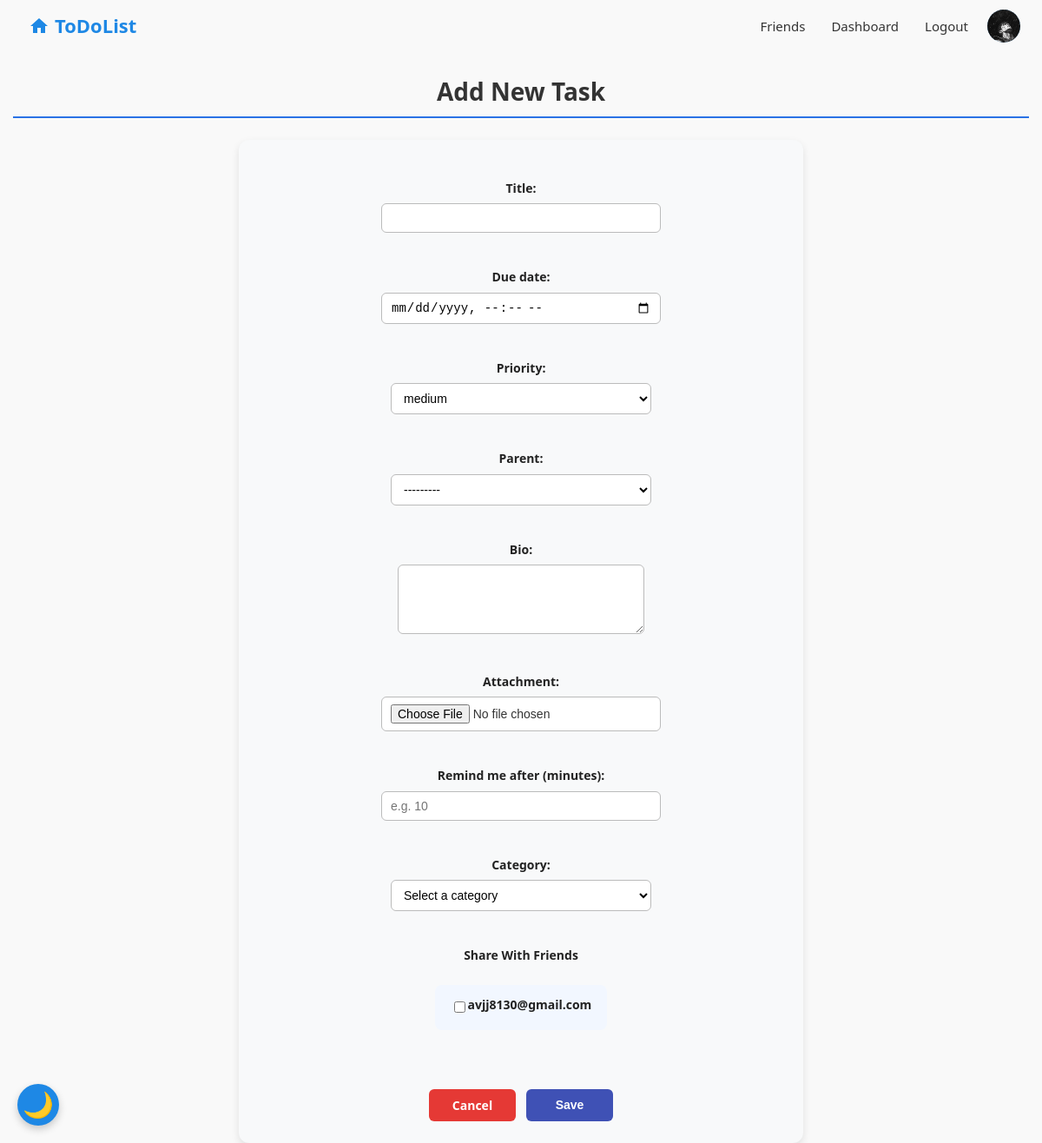
The app's page /add_task/ (signed in), older data.
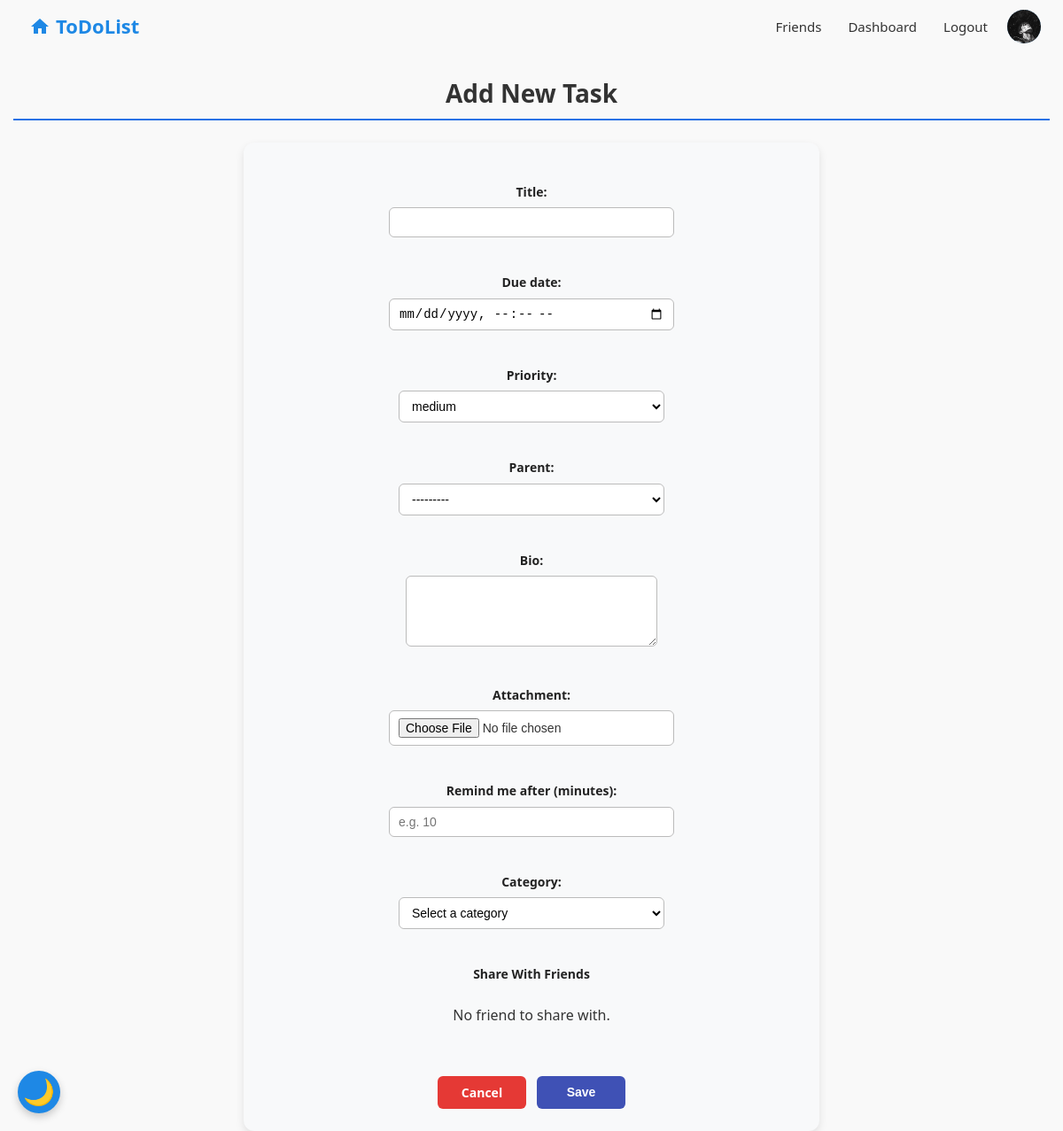
The same page, newer data.
### base/models.py (models this page shows, shortened)
class User(AbstractBaseUser, PermissionsMixin):
    email = models.EmailField(unique=True)
    name = models.CharField(max_length=255, unique=False)
    avatar = models.ImageField(upload_to='avatars/', blank=True, null=True)
    bio = models.TextField(blank=True, null=True)
    is_active = models.BooleanField(default=True)
    is_staff = models.BooleanField(default=False)
    date_joined = models.DateTimeField(default=timezone.now)
    friends = models.ManyToManyField("self", blank=True, symmetrical=True)
    USERNAME_FIELD = 'email'
    REQUIRED_FIELDS = ['name']
    objects = CustomUserManager()
    def __str__(self):
        return self.email

### base/views.py (the view)
# urls.py: path('add_task/', views.add_task, name='add_task'),
@login_required
def add_task(request):
    categories = Category.objects.all()
    print("User friends count:", request.user.friends.count())  # <-- این را اضافه کن
    if request.method == 'POST':
        form = TaskForm(request.POST, request.FILES, user=request.user)
        if form.is_valid():
            task = form.save(commit=False)
            task.user = request.user
            reminder_minutes = request.POST.get('remind_in_minutes')
            if reminder_minutes:
                task.reminder_at = timezone.now() + timedelta(minutes=int(reminder_minutes))
            category_id = request.POST.get('category')
            task.category = Category.objects.get(id=category_id) if category_id else None
            time_to_do = request.POST.get('time_to_do')
            if time_to_do:
                task.time_to_do = time_to_do
            task.save()
            form.save_m2m()
            return redirect('home')
    else:
        form = TaskForm(user=request.user)
    return render(request, 'base/add_task.html', {
        'form': form,
        'categories': categories,
    })

### base/forms.py (shortened to what this page needs)
class TaskForm(forms.ModelForm):
    share_with = forms.ModelMultipleChoiceField(
        queryset=None,
        required=False,
        widget=forms.CheckboxSelectMultiple,
        label='Share With Friends'
    )
    class Meta:
        model = Task
        fields = ['title', 'priority', 'completed', 'parent', 'due_date', 'bio', 'attachment', 'share_with']
        widgets = {
            'due_date': forms.DateTimeInput(attrs={'type': 'datetime-local'}),
            'bio': forms.Textarea(attrs={'rows': 3}),
        }
    def __init__(self, *args, **kwargs):
        user = kwargs.pop('user', None)
        super().__init__(*args, **kwargs)
        if user:
            queryset = Task.objects.filter(user=user, parent__isnull=True)
            if self.instance.pk:
                queryset = queryset.exclude(pk=self.instance.pk)
            self.fields['parent'].queryset = queryset
            self.fields['share_with'].queryset = get_user_friends(user)
        else:
            self.fields['share_with'].queryset = User.objects.none()

### base/models.py (called while the page is built)
    def __str__(self):
        return self.title

### base/templates/base/add_task.html (shortened to what this page needs)
{% extends 'base/main.html' %}
{% load static %}
{% load form_tags %}
{% block content %}
<h2 class="form-heading">Add New Task</h2>
<form method="post" enctype="multipart/form-data" class="custom-form">
    <div class="form-group">
        {{ form.title.label_tag }}
        {{ form.title|add_class:"form-input" }}
    </div>
    <div class="form-group">
        {{ form.due_date.label_tag }}
        {{ form.due_date|add_class:"form-input" }}
    </div>
    <div class="form-group">
        {{ form.priority.label_tag }}
        {{ form.priority|add_class:"form-select" }}
    </div>
    <div class="form-group">
        {{ form.parent.label_tag }}
        {{ form.parent|add_class:"form-select" }}
    </div>
    <div class="form-group">
        {{ form.bio.label_tag }}
        {{ form.bio|add_class:"form-input" }}
    </div>
    <div class="form-group">
        {{ form.attachment.label_tag }}
        {{ form.attachment|add_class:"form-input" }}
    </div>
    <div class="form-group">
        <label for="remind_in_minutes">Remind me after (minutes):</label>
        <input type="number" name="remind_in_minutes" id="remind_in_minutes" class="form-input" min="1" placeholder="e.g. 10">
    </div>
    <div class="form-group">
        <label for="category">Category:</label>
        <select name="category" id="category" class="form-select">
            <option value="">Select a category</option>
        </select>
    </div>
    <div class="form-group">
        <label>{{ form.share_with.label }}</label>
        {% if form.share_with.field.queryset|length > 0 %}
            <ul class="share-with-checkboxes">
                {% for checkbox in form.share_with %}
                    <li class="custom-checkbox">
                        {{ checkbox.tag }}
                        <label for="{{ checkbox.id_for_label }}">{{ checkbox.choice_label }}</label>
                    </li>
                {% endfor %}
            </ul>
        {% else %}
            <p>No friend to share with.</p>
        {% endif %}
    </div>
    <div class="buttons-container">
    <a href="{% url 'home' %}" class="link-cancel">Cancel</a>
    <button class="btn-save">Save</button>
    </div>
</form>
{% endblock content %}

Row changes from the older to the newer data that the page shows:
no longer on this page (row edited): User: choice_label "avjj8130@gmail.com"
Text that changed along with them:
text now shown: "No friend to share with."
